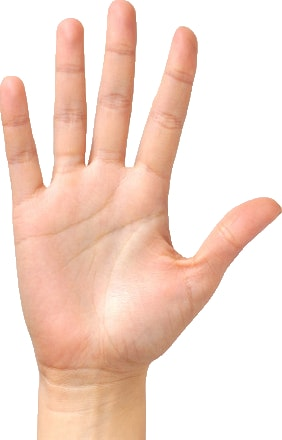
#> input picture assets/images/hand_1.jpg, 282 x 440 px, given in place of hand_1.png, which was not available
$ python add.py
#> lines starting #> are read from the running program, lines starting #| are printed output that depends on the picture; pictures that were not available may be replaced by others from this repository, and a replacement may not be noted
import cv2
from matplotlib import pyplot as plt

"""
    This function read an image
"""
def readi(path, typer = "color"):
#> called with path = '../assets/images/hand_1.png', typer = 'gray'
    if typer == "color":
        return cv2.imread(path, 1)
    elif typer == "gray":
        return cv2.imread(path, 0)
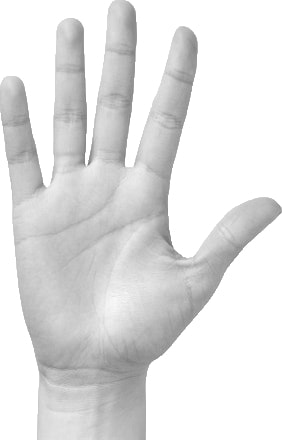
#> returned value: shape (440, 282); min 115, max 255, mean 224.4
#> call 2 of readi, with path = '../assets/images/smile.jpg', typer = 'gray'
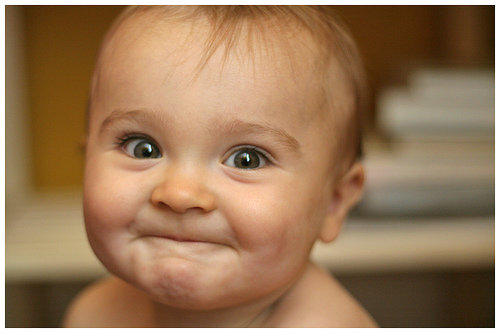
#> input picture assets/images/smile.jpg, 500 x 333 px, found by its file name
#> in readi (call 2), `return cv2.imread(path, 0)`:
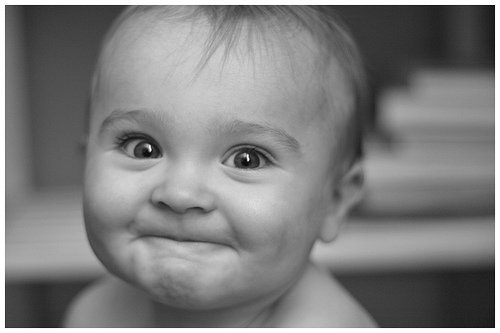
#> returned value: shape (333, 500); min 0, max 255, mean 126.5


def add(img2 , img1):

    dimx, dimy = img1.shape[0], img1.shape[1]
#> dimx = 333; dimy = 500
    #resize the image
    img3 = cv2.resize(img2, (dimy,dimx))
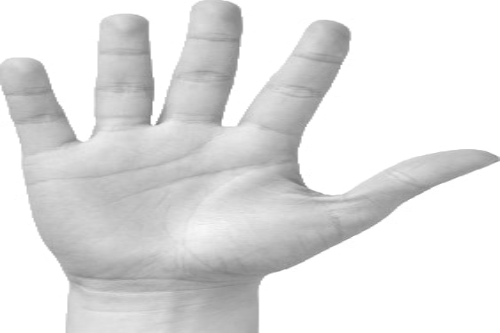
#> img3: shape (333, 500); min 119, max 255, mean 224.4

    #cv2.addWeighted(src1, alpha, src2, beta, gamma[, dst[, dtype]])
    #Awesome sum img5 = img1*0.2 + img3*0.3 + 0
    img5 = cv2.addWeighted(img1, 0.2, img3, 0.3,0)
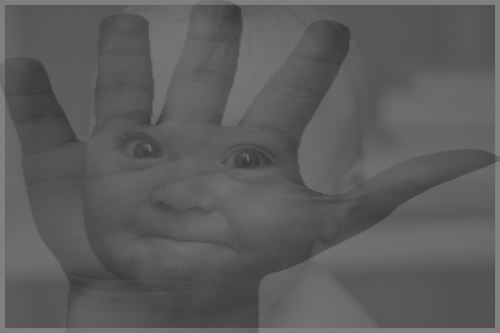
#> img5: shape (333, 500); min 56, max 128, mean 92.6

    #Normal sum
    img4 = cv2.add(img1,img3)
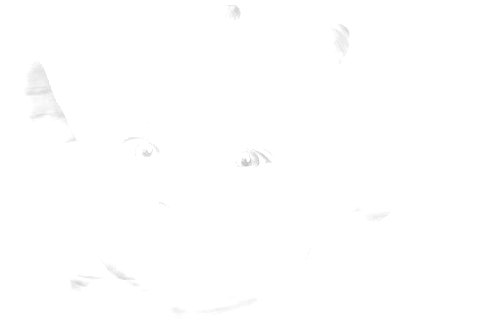
#> img4: shape (333, 500); min 192, max 255, mean 254.7

    plt.subplot(2,2,1), plt.imshow(img1, cmap="gray"), plt.title("Img 1")
    plt.subplot(2,2,2), plt.imshow(img2, cmap="gray"), plt.title("Img 2")
    plt.subplot(2,2,3), plt.imshow(img4, cmap="gray"), plt.title("Img 4")
    plt.subplot(2,2,4), plt.imshow(img5, cmap="gray"), plt.title("Img 5")

    plt.show()


if __name__ == "__main__":
    img1 = readi ("../assets/images/hand_1.png", "gray")
    img2 = readi ("../assets/images/smile.jpg", "gray")
    add(img1, img2)
